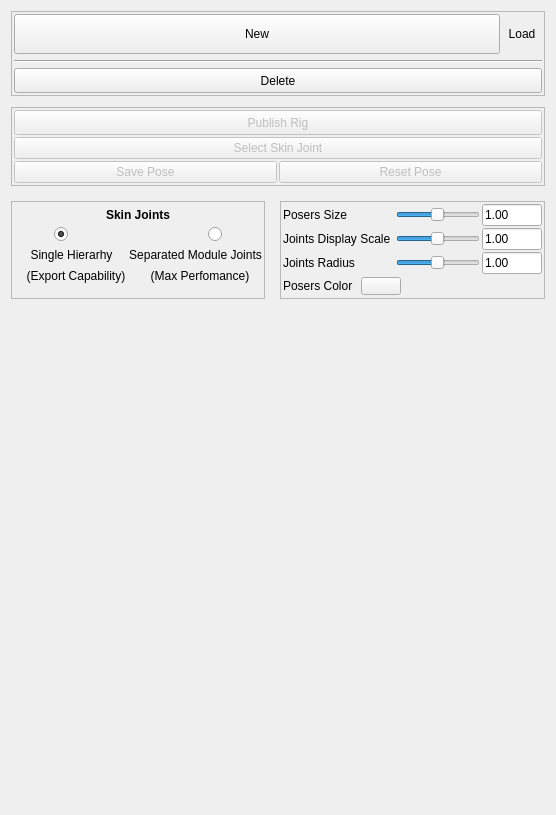
      <widget class="QWidget" name="rig_tab">
       <attribute name="title">
        <string>Rig</string>
       </attribute>
       <layout class="QVBoxLayout" name="verticalLayout_31">
        <item>
         <widget class="QFrame" name="frame_18">
          <property name="frameShape">
           <enum>QFrame::StyledPanel</enum>
          </property>
          <property name="frameShadow">
           <enum>QFrame::Plain</enum>
          </property>
          <layout class="QVBoxLayout" name="verticalLayout_49">
           <property name="spacing">
            <number>2</number>
           </property>
           <property name="leftMargin">
            <number>2</number>
           </property>
           <property name="topMargin">
            <number>2</number>
           </property>
           <property name="rightMargin">
            <number>2</number>
           </property>
           <property name="bottomMargin">
            <number>2</number>
           </property>
           <item>
            <layout class="QHBoxLayout" name="horizontalLayout_2" stretch="1,0">
             <property name="spacing">
              <number>2</number>
             </property>
             <item>
              <widget class="QPushButton" name="newCharacter_btn">
               <property name="minimumSize">
                <size>
                 <width>75</width>
                 <height>40</height>
                </size>
               </property>
               <property name="text">
                <string>New</string>
               </property>
              </widget>
             </item>
             <item>
              <widget class="QToolButton" name="loadRig_btn">
               <property name="minimumSize">
                <size>
                 <width>40</width>
                 <height>0</height>
                </size>
               </property>
               <property name="maximumSize">
                <size>
                 <width>40</width>
                 <height>40</height>
                </size>
               </property>
               <property name="text">
                <string>Load</string>
               </property>
               <property name="popupMode">
                <enum>QToolButton::InstantPopup</enum>
               </property>
               <property name="autoRaise">
                <bool>true</bool>
               </property>
              </widget>
             </item>
            </layout>
           </item>
           <item>
            <widget class="Line" name="line_6">
             <property name="minimumSize">
              <size>
               <width>0</width>
               <height>10</height>
              </size>
             </property>
             <property name="orientation">
              <enum>Qt::Horizontal</enum>
             </property>
            </widget>
           </item>
           <item>
            <widget class="QPushButton" name="deleteCharacter_btn">
             <property name="minimumSize">
              <size>
               <width>0</width>
               <height>25</height>
              </size>
             </property>
             <property name="maximumSize">
              <size>
               <width>10000</width>
               <height>16777215</height>
              </size>
             </property>
             <property name="text">
              <string>Delete</string>
             </property>
            </widget>
           </item>
          </layout>
         </widget>
        </item>
        <item>
         <widget class="QFrame" name="frame_4">
          <property name="frameShape">
           <enum>QFrame::NoFrame</enum>
          </property>
          <property name="frameShadow">
           <enum>QFrame::Plain</enum>
          </property>
          <layout class="QVBoxLayout" name="verticalLayout_11">
           <property name="spacing">
            <number>15</number>
           </property>
           <property name="leftMargin">
            <number>0</number>
           </property>
           <property name="topMargin">
            <number>5</number>
           </property>
           <property name="rightMargin">
            <number>0</number>
           </property>
           <property name="bottomMargin">
            <number>0</number>
           </property>
           <item>
            <widget class="QFrame" name="rigPage_frame">
             <property name="frameShape">
              <enum>QFrame::NoFrame</enum>
             </property>
             <property name="frameShadow">
              <enum>QFrame::Raised</enum>
             </property>
             <layout class="QVBoxLayout" name="verticalLayout_15">
              <property name="spacing">
               <number>2</number>
              </property>
              <property name="leftMargin">
               <number>0</number>
              </property>
              <property name="topMargin">
               <number>0</number>
              </property>
              <property name="rightMargin">
               <number>0</number>
              </property>
              <property name="bottomMargin">
               <number>0</number>
              </property>
              <item>
               <widget class="QFrame" name="frame_20">
                <property name="enabled">
                 <bool>false</bool>
                </property>
                <property name="frameShape">
                 <enum>QFrame::StyledPanel</enum>
                </property>
                <property name="frameShadow">
                 <enum>QFrame::Plain</enum>
                </property>
                <layout class="QVBoxLayout" name="verticalLayout_51">
                 <property name="spacing">
                  <number>2</number>
                 </property>
                 <property name="leftMargin">
                  <number>2</number>
                 </property>
                 <property name="topMargin">
                  <number>2</number>
                 </property>
                 <property name="rightMargin">
                  <number>2</number>
                 </property>
                 <property name="bottomMargin">
                  <number>2</number>
                 </property>
                 <item>
                  <widget class="QPushButton" name="publishRig_btn">
                   <property name="minimumSize">
                    <size>
                     <width>0</width>
                     <height>25</height>
                    </size>
                   </property>
                   <property name="maximumSize">
                    <size>
                     <width>10000</width>
                     <height>16777215</height>
                    </size>
                   </property>
                   <property name="text">
                    <string>Publish Rig</string>
                   </property>
                  </widget>
                 </item>
                 <item>
                  <widget class="QPushButton" name="selectSkinJoints_btn">
                   <property name="text">
                    <string>Select Skin Joint</string>
                   </property>
                  </widget>
                 </item>
                 <item>
                  <layout class="QHBoxLayout" name="horizontalLayout_35">
                   <item>
                    <widget class="QPushButton" name="savePose_btn">
                     <property name="enabled">
                      <bool>false</bool>
                     </property>
                     <property name="text">
                      <string>Save Pose</string>
                     </property>
                    </widget>
                   </item>
                   <item>
                    <widget class="QPushButton" name="resetPose_btn">
                     <property name="enabled">
                      <bool>false</bool>
                     </property>
                     <property name="text">
                      <string>Reset Pose</string>
                     </property>
                    </widget>
                   </item>
                  </layout>
                 </item>
                </layout>
               </widget>
              </item>
             </layout>
            </widget>
           </item>
           <item>
            <layout class="QHBoxLayout" name="horizontalLayout_34">
             <item>
              <widget class="QFrame" name="Skeleton_frame">
               <property name="frameShape">
                <enum>QFrame::StyledPanel</enum>
               </property>
               <property name="frameShadow">
                <enum>QFrame::Plain</enum>
               </property>
               <layout class="QVBoxLayout" name="verticalLayout_60">
                <property name="spacing">
                 <number>0</number>
                </property>
                <property name="leftMargin">
                 <number>2</number>
                </property>
                <property name="topMargin">
                 <number>2</number>
                </property>
                <property name="rightMargin">
                 <number>2</number>
                </property>
                <property name="bottomMargin">
                 <number>2</number>
                </property>
                <item>
                 <widget class="QLabel" name="label_53">
                  <property name="sizePolicy">
                   <sizepolicy hsizetype="Preferred" vsizetype="Preferred">
                    <horstretch>0</horstretch>
                    <verstretch>0</verstretch>
                   </sizepolicy>
                  </property>
                  <property name="font">
                   <font>
                    <weight>75</weight>
                    <bold>true</bold>
                   </font>
                  </property>
                  <property name="text">
                   <string>Skin Joints</string>
                  </property>
                  <property name="alignment">
                   <set>Qt::AlignCenter</set>
                  </property>
                 </widget>
                </item>
                <item>
                 <layout class="QHBoxLayout" name="horizontalLayout_56">
                  <item>
                   <spacer name="horizontalSpacer_2">
                    <property name="orientation">
                     <enum>Qt::Horizontal</enum>
                    </property>
                    <property name="sizeHint" stdset="0">
                     <size>
                      <width>40</width>
                      <height>20</height>
                     </size>
                    </property>
                   </spacer>
                  </item>
                  <item>
                   <widget class="QRadioButton" name="singleHierarhy_radioButton">
                    <property name="text">
                     <string/>
                    </property>
                    <property name="checked">
                     <bool>true</bool>
                    </property>
                   </widget>
                  </item>
                  <item>
                   <spacer name="horizontalSpacer_8">
                    <property name="orientation">
                     <enum>Qt::Horizontal</enum>
                    </property>
                    <property name="sizeType">
                     <enum>QSizePolicy::Fixed</enum>
                    </property>
                    <property name="sizeHint" stdset="0">
                     <size>
                      <width>140</width>
                      <height>20</height>
                     </size>
                    </property>
                   </spacer>
                  </item>
                  <item>
                   <widget class="QRadioButton" name="moduleJoints_radioButton">
                    <property name="layoutDirection">
                     <enum>Qt::LeftToRight</enum>
                    </property>
                    <property name="text">
                     <string/>
                    </property>
                   </widget>
                  </item>
                  <item>
                   <spacer name="horizontalSpacer_28">
                    <property name="orientation">
                     <enum>Qt::Horizontal</enum>
                    </property>
                    <property name="sizeHint" stdset="0">
                     <size>
                      <width>40</width>
                      <height>20</height>
                     </size>
                    </property>
                   </spacer>
                  </item>
                 </layout>
                </item>
                <item>
                 <layout class="QHBoxLayout" name="horizontalLayout_3">
                  <item>
                   <widget class="QLabel" name="label_44">
                    <property name="text">
                     <string>Single Hierarhy</string>
                    </property>
                    <property name="alignment">
                     <set>Qt::AlignCenter</set>
                    </property>
                   </widget>
                  </item>
                  <item>
                   <widget class="QLabel" name="label_2">
                    <property name="text">
                     <string>Separated Module Joints</string>
                    </property>
                    <property name="alignment">
                     <set>Qt::AlignCenter</set>
                    </property>
                   </widget>
                  </item>
                 </layout>
                </item>
                <item>
                 <layout class="QHBoxLayout" name="horizontalLayout_57">
                  <item>
                   <widget class="QLabel" name="label">
                    <property name="sizePolicy">
                     <sizepolicy hsizetype="Preferred" vsizetype="Preferred">
                      <horstretch>0</horstretch>
                      <verstretch>0</verstretch>
                     </sizepolicy>
                    </property>
                    <property name="text">
                     <string>(Export Capability)</string>
                    </property>
                    <property name="alignment">
                     <set>Qt::AlignCenter</set>
                    </property>
                   </widget>
                  </item>
                  <item>
                   <widget class="QLabel" name="label_46">
                    <property name="text">
                     <string>(Max Perfomance)</string>
                    </property>
                    <property name="alignment">
                     <set>Qt::AlignCenter</set>
                    </property>
                   </widget>
                  </item>
                 </layout>
                </item>
                <item>
                 <spacer name="verticalSpacer_22">
                  <property name="orientation">
                   <enum>Qt::Vertical</enum>
                  </property>
                  <property name="sizeType">
                   <enum>QSizePolicy::Minimum</enum>
                  </property>
                  <property name="sizeHint" stdset="0">
                   <size>
                    <width>20</width>
                    <height>10</height>
                   </size>
                  </property>
                 </spacer>
                </item>
               </layout>
              </widget>
             </item>
             <item>
              <widget class="QFrame" name="posers_frame">
               <property name="frameShape">
                <enum>QFrame::StyledPanel</enum>
               </property>
               <property name="frameShadow">
                <enum>QFrame::Plain</enum>
               </property>
               <layout class="QVBoxLayout" name="verticalLayout_50">
                <property name="spacing">
                 <number>2</number>
                </property>
                <property name="leftMargin">
                 <number>2</number>
                </property>
                <property name="topMargin">
                 <number>2</number>
                </property>
                <property name="rightMargin">
                 <number>2</number>
                </property>
                <property name="bottomMargin">
                 <number>2</number>
                </property>
                <item>
                 <layout class="QGridLayout" name="gridLayout_4">
                  <item row="2" column="3">
                   <widget class="QLineEdit" name="jointsSize_lineEdit">
                    <property name="enabled">
                     <bool>true</bool>
                    </property>
                    <property name="sizePolicy">
                     <sizepolicy hsizetype="Fixed" vsizetype="Fixed">
                      <horstretch>0</horstretch>
                      <verstretch>0</verstretch>
                     </sizepolicy>
                    </property>
                    <property name="maximumSize">
                     <size>
                      <width>60</width>
                      <height>16777215</height>
                     </size>
                    </property>
                    <property name="inputMethodHints">
                     <set>Qt::ImhDigitsOnly</set>
                    </property>
                    <property name="text">
                     <string>1.00</string>
                    </property>
                    <property name="echoMode">
                     <enum>QLineEdit::Normal</enum>
                    </property>
                    <property name="readOnly">
                     <bool>true</bool>
                    </property>
                   </widget>
                  </item>
                  <item row="0" column="3">
                   <widget class="QLineEdit" name="posersSize_lineEdit">
                    <property name="enabled">
                     <bool>true</bool>
                    </property>
                    <property name="sizePolicy">
                     <sizepolicy hsizetype="Fixed" vsizetype="Fixed">
                      <horstretch>0</horstretch>
                      <verstretch>0</verstretch>
                     </sizepolicy>
                    </property>
                    <property name="maximumSize">
                     <size>
                      <width>60</width>
                      <height>16777215</height>
                     </size>
                    </property>
                    <property name="inputMethodHints">
                     <set>Qt::ImhDigitsOnly</set>
                    </property>
                    <property name="text">
                     <string>1.00</string>
                    </property>
                    <property name="echoMode">
                     <enum>QLineEdit::Normal</enum>
                    </property>
                    <property name="readOnly">
                     <bool>true</bool>
                    </property>
                   </widget>
                  </item>
                  <item row="0" column="1">
                   <widget class="QSlider" name="posersSize_slider">
                    <property name="minimum">
                     <number>1</number>
                    </property>
                    <property name="maximum">
                     <number>200</number>
                    </property>
                    <property name="singleStep">
                     <number>0</number>
                    </property>
                    <property name="value">
                     <number>100</number>
                    </property>
                    <property name="orientation">
                     <enum>Qt::Horizontal</enum>
                    </property>
                    <property name="invertedAppearance">
                     <bool>false</bool>
                    </property>
                    <property name="invertedControls">
                     <bool>false</bool>
                    </property>
                   </widget>
                  </item>
                  <item row="2" column="0">
                   <widget class="QLabel" name="label_47">
                    <property name="text">
                     <string>Joints Radius</string>
                    </property>
                   </widget>
                  </item>
                  <item row="0" column="0">
                   <widget class="QLabel" name="label_51">
                    <property name="text">
                     <string>Posers Size</string>
                    </property>
                   </widget>
                  </item>
                  <item row="2" column="1">
                   <widget class="QSlider" name="jointsSize_slider">
                    <property name="minimum">
                     <number>1</number>
                    </property>
                    <property name="maximum">
                     <number>200</number>
                    </property>
                    <property name="value">
                     <number>100</number>
                    </property>
                    <property name="orientation">
                     <enum>Qt::Horizontal</enum>
                    </property>
                   </widget>
                  </item>
                  <item row="1" column="0">
                   <widget class="QLabel" name="label_52">
                    <property name="text">
                     <string>Joints Display Scale </string>
                    </property>
                   </widget>
                  </item>
                  <item row="1" column="1">
                   <widget class="QSlider" name="jointsDisplayScale_slider">
                    <property name="minimum">
                     <number>1</number>
                    </property>
                    <property name="maximum">
                     <number>200</number>
                    </property>
                    <property name="value">
                     <number>100</number>
                    </property>
                    <property name="orientation">
                     <enum>Qt::Horizontal</enum>
                    </property>
                   </widget>
                  </item>
                  <item row="1" column="3">
                   <widget class="QLineEdit" name="jointsDisplayScale_lineEdit">
                    <property name="enabled">
                     <bool>true</bool>
                    </property>
                    <property name="sizePolicy">
                     <sizepolicy hsizetype="Fixed" vsizetype="Fixed">
                      <horstretch>0</horstretch>
                      <verstretch>0</verstretch>
                     </sizepolicy>
                    </property>
                    <property name="maximumSize">
                     <size>
                      <width>60</width>
                      <height>16777215</height>
                     </size>
                    </property>
                    <property name="inputMethodHints">
                     <set>Qt::ImhDigitsOnly</set>
                    </property>
                    <property name="text">
                     <string>1.00</string>
                    </property>
                    <property name="echoMode">
                     <enum>QLineEdit::Normal</enum>
                    </property>
                    <property name="readOnly">
                     <bool>true</bool>
                    </property>
                   </widget>
                  </item>
                 </layout>
                </item>
                <item>
                 <layout class="QHBoxLayout" name="horizontalLayout_58">
                  <item>
                   <widget class="QLabel" name="poserColor_label">
                    <property name="enabled">
                     <bool>true</bool>
                    </property>
                    <property name="text">
                     <string>Posers Color  </string>
                    </property>
                   </widget>
                  </item>
                  <item>
                   <widget class="QPushButton" name="posersColor_btn">
                    <property name="enabled">
                     <bool>true</bool>
                    </property>
                    <property name="minimumSize">
                     <size>
                      <width>40</width>
                      <height>0</height>
                     </size>
                    </property>
                    <property name="maximumSize">
                     <size>
                      <width>16777215</width>
                      <height>18</height>
                     </size>
                    </property>
                    <property name="text">
                     <string/>
                    </property>
                   </widget>
                  </item>
                  <item>
                   <spacer name="horizontalSpacer_29">
                    <property name="orientation">
                     <enum>Qt::Horizontal</enum>
                    </property>
                    <property name="sizeHint" stdset="0">
                     <size>
                      <width>40</width>
                      <height>20</height>
                     </size>
                    </property>
                   </spacer>
                  </item>
                 </layout>
                </item>
               </layout>
              </widget>
             </item>
            </layout>
           </item>
           <item>
            <spacer name="verticalSpacer_2">
             <property name="orientation">
              <enum>Qt::Vertical</enum>
             </property>
             <property name="sizeHint" stdset="0">
              <size>
               <width>181</width>
               <height>505</height>
              </size>
             </property>
            </spacer>
           </item>
          </layout>
         </widget>
        </item>
       </layout>
      </widget>
